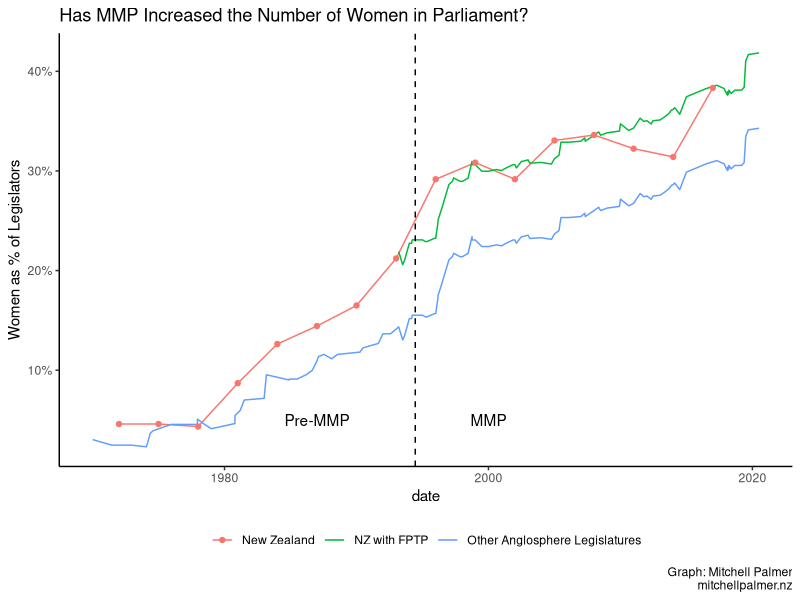
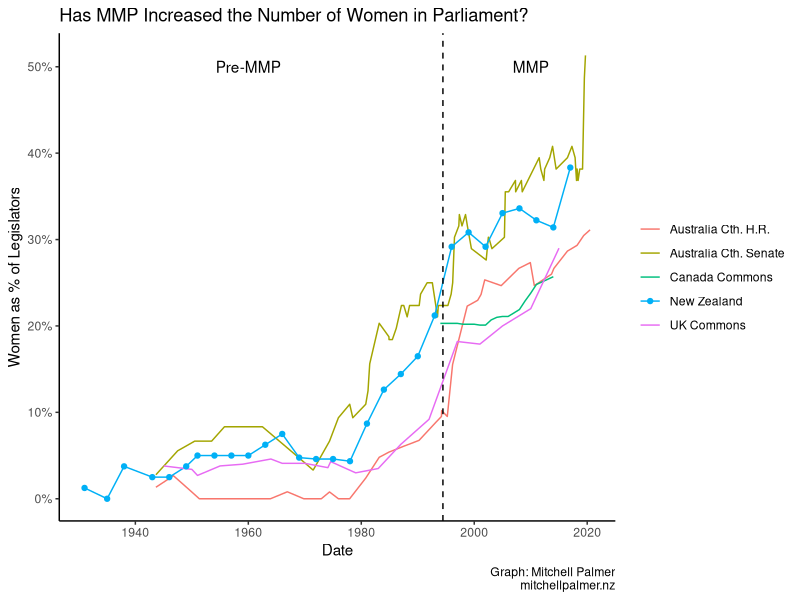

Generate these figures, in order, with R:
## ---- chunk 1
knitr::opts_chunk$set(echo = FALSE)
library(tidyverse)
library(readxl)
library(lubridate)

# Import NZ data from NZHistory.govt.nz
nz_house <- read_delim("33716-data_4.txt", 
    "\t", escape_double = FALSE, trim_ws = TRUE, 
    skip = 1) %>%
  mutate(Date = ISOdate(substr(Years,1,4), 1,1),
         fem_frac =  `Female MPs`/(`Male MPs` + `Female MPs`),
         house = "New Zealand")

# Import Australian data from Australian Parliamentary Handbook
aus_senate <- read_excel("AustralianData.xlsx", 
    sheet = "Senate", col_types = c("text", 
        "numeric", "numeric")) %>%
  filter(Date != "25.10.2016") %>%
  mutate(Date = as.Date.character(Date, format="%d.%m.%Y"),
         fem_frac =  NumberWomen/Size,
         house = "Australia Cth. Senate")

aus_house <- read_excel("AustralianData.xlsx", 
    sheet = "HR", col_types = c("text", 
        "numeric", "numeric")) %>%
  mutate(Date = as.Date.character(Date, format="%d.%m.%Y"),
         house = "Australia Cth. H.R.",
         fem_frac =  NumberWomen/Size,) %>%
  filter(Date != ISOdate(2016,10,25))

# Import British data from House of Commons Library
uk_commons <- read_excel("british_data.xlsx") %>%
  mutate(Date = ISOdate(substr(`Election Year `,1,4), `Month`,1),
         house = "UK Commons",
         fem_frac =  `%`/100,)

# Import Canadian data from House of Commons Library
can_commons <- read_excel("canada_data.xlsx") %>%
  mutate(Date = ISOdate(substr(`Year`,1,4), 1,1),
         house = "Canada Commons",
         fem_frac =  `Percentage`/100)

# Combine all data
combined <- bind_rows(nz_house, uk_commons, aus_house, aus_senate, can_commons)%>%
  filter(!is.na(Date)) %>%
  mutate(fem_frac = if_else(is.na(fem_frac), 0, fem_frac)) %>%
  select(Date, fem_frac, house)

rolling_average <- expand_grid(combined %>% 
                            select(election1_date = Date, 
                                   election1_location = house), 
                          combined %>%
                            select(election2_location = house,
                                   election2_date = Date, 
                                   fem_frac)) %>% # generate cartesian product of elections
  mutate(days_btwn = difftime(`election1_date`, `election2_date`, units = 'days')) %>% # calculate gap for each pair
  filter(days_btwn >= 0) %>%   # election 2 has to happen before/same day
  group_by(`election1_date`, `election1_location`, `election2_location`) %>%
  slice_min(order_by = days_btwn) %>% # get closest PREVIOUS election from each jurisidiction for each election
  filter(election1_location != "New Zealand", election2_location != "New Zealand") %>% # calculate non-NZ average
  group_by(`election1_date`, `election1_location`) %>%
  summarise(fem_frac = mean(fem_frac)) %>%
  mutate(type = "Other Anglosphere Legislatures") %>%
  select(date = election1_date,
         jurisdiction = election1_location,
         fem_frac, type) %>%
  bind_rows(nz_house %>% 
              select(date = Date, fem_frac, jurisdiction = house) %>%
              mutate(type = "New Zealand"))

# Match 1993 with closest foreign election to create counterfactual
delta <- (nz_house %>% filter(Years == 1993))[1,]$fem_frac - (rolling_average %>% filter(type != "New Zealand") %>%
    mutate(days_btwn = difftime(ISOdate(1993, 1,1), date, units = 'days')) %>% # calculate gap for each pair
    filter(days_btwn >= 0) %>%   # election 2 has to happen before/same day
    arrange(days_btwn))[1,]$fem_frac

# Calculate counterfactual for every value of the rolling average
with_counterfactual <- rolling_average %>%
  bind_rows(rolling_average %>%
              filter(type != "New Zealand", date >= ISOdate(1993, 1, 1)) %>%
              mutate(type = "NZ with FPTP",
                     fem_frac = fem_frac + delta)) %>% 
  filter(date >= ISOdate(1970, 1, 1))

ggplot(with_counterfactual) +
  geom_line(aes(date, fem_frac, group = type, color=type)) +
  geom_point(aes(date, fem_frac, color=type),
             data = rolling_average %>% filter(date >= ISOdate(1970, 1, 1), jurisdiction == "New Zealand")) +
  geom_vline(xintercept = ISOdate(1994,6,15), linetype="dashed") +
  annotate("text", x = ISOdate(1987,1,1), y = 0.05, label = "Pre-MMP") + 
  annotate("text", x = ISOdate(2000,1,1), y = 0.05, label = "MMP") + 
  scale_y_continuous(labels = scales::percent, name="Women as % of Legislators") +
  labs(title = "Has MMP Increased the Number of Women in Parliament?",
       caption = "Graph: Mitchell Palmer\nmitchellpalmer.nz") +
  theme_classic() +
  theme(legend.position="bottom",
        legend.title = element_blank())
## ---- chunk 2
ggplot(combined, aes(Date, fem_frac, group = house, color=house)) +
  geom_line() +
  geom_point(data = combined %>% filter(house == "New Zealand")) +
  geom_vline(xintercept = ISOdate(1994,6,15), linetype="dashed") +
  annotate("text", x = ISOdate(1960,1,1), y = 0.5, label = "Pre-MMP") + 
  annotate("text", x = ISOdate(2010,1,1), y = 0.5, label = "MMP") + 
  scale_y_continuous(labels = scales::percent, name="Women as % of Legislators") +
  theme_classic() +
  labs(title = "Has MMP Increased the Number of Women in Parliament?",
       caption = "Graph: Mitchell Palmer\nmitchellpalmer.nz") +
  theme(legend.title = element_blank())
## ---- chunk 3
data_to_regress <- combined %>%
  mutate( year = year(Date),
          MMP = if_else((year >= 1996 & (house == "New Zealand")), 1, 0),
          house = relevel(as.factor(house), ref = "New Zealand"),
          fem_pc = 100*fem_frac)

ols_model <- lm(fem_pc ~ MMP + year + house, data=data_to_regress)
summary(ols_model)
